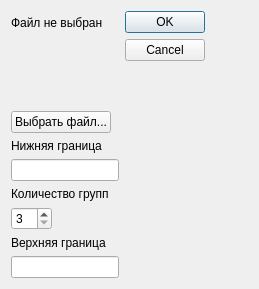
<?xml version="1.0" encoding="UTF-8"?>
<ui version="4.0">
 <class>Dialog</class>
 <widget class="QDialog" name="Dialog">
  <property name="geometry">
   <rect>
    <x>0</x>
    <y>0</y>
    <width>259</width>
    <height>289</height>
   </rect>
  </property>
  <property name="windowTitle">
   <string>Выбор файла</string>
  </property>
  <layout class="QFormLayout" name="formLayout">
   <item row="0" column="0">
    <widget class="QLabel" name="label">
     <property name="text">
      <string>Файл не выбран</string>
     </property>
    </widget>
   </item>
   <item row="0" column="1">
    <widget class="QDialogButtonBox" name="buttonBox">
     <property name="orientation">
      <enum>Qt::Vertical</enum>
     </property>
     <property name="standardButtons">
      <set>QDialogButtonBox::Cancel|QDialogButtonBox::Ok</set>
     </property>
    </widget>
   </item>
   <item row="1" column="0">
    <widget class="QPushButton" name="pushButton">
     <property name="text">
      <string>Выбрать файл...</string>
     </property>
    </widget>
   </item>
   <item row="2" column="0">
    <widget class="QLabel" name="label_2">
     <property name="text">
      <string>&lt;html&gt;&lt;head/&gt;&lt;body&gt;&lt;p&gt;Нижняя граница&lt;/p&gt;&lt;/body&gt;&lt;/html&gt;</string>
     </property>
    </widget>
   </item>
   <item row="3" column="0">
    <widget class="QLineEdit" name="lineEdit"/>
   </item>
   <item row="4" column="0">
    <widget class="QLabel" name="label_4">
     <property name="text">
      <string>Количество групп</string>
     </property>
    </widget>
   </item>
   <item row="5" column="0">
    <widget class="QSpinBox" name="spinBox">
     <property name="minimum">
      <number>3</number>
     </property>
    </widget>
   </item>
   <item row="6" column="0">
    <widget class="QLabel" name="label_3">
     <property name="text">
      <string>&lt;html&gt;&lt;head/&gt;&lt;body&gt;&lt;p&gt;Верхняя граница&lt;/p&gt;&lt;/body&gt;&lt;/html&gt;</string>
     </property>
    </widget>
   </item>
   <item row="7" column="0">
    <widget class="QLineEdit" name="lineEdit_2"/>
   </item>
  </layout>
 </widget>
 <resources/>
 <connections>
  <connection>
   <sender>buttonBox</sender>
   <signal>accepted()</signal>
   <receiver>Dialog</receiver>
   <slot>accept()</slot>
   <hints>
    <hint type="sourcelabel">
     <x>248</x>
     <y>254</y>
    </hint>
    <hint type="destinationlabel">
     <x>157</x>
     <y>274</y>
    </hint>
   </hints>
  </connection>
  <connection>
   <sender>buttonBox</sender>
   <signal>rejected()</signal>
   <receiver>Dialog</receiver>
   <slot>reject()</slot>
   <hints>
    <hint type="sourcelabel">
     <x>316</x>
     <y>260</y>
    </hint>
    <hint type="destinationlabel">
     <x>286</x>
     <y>274</y>
    </hint>
   </hints>
  </connection>
 </connections>
</ui>
